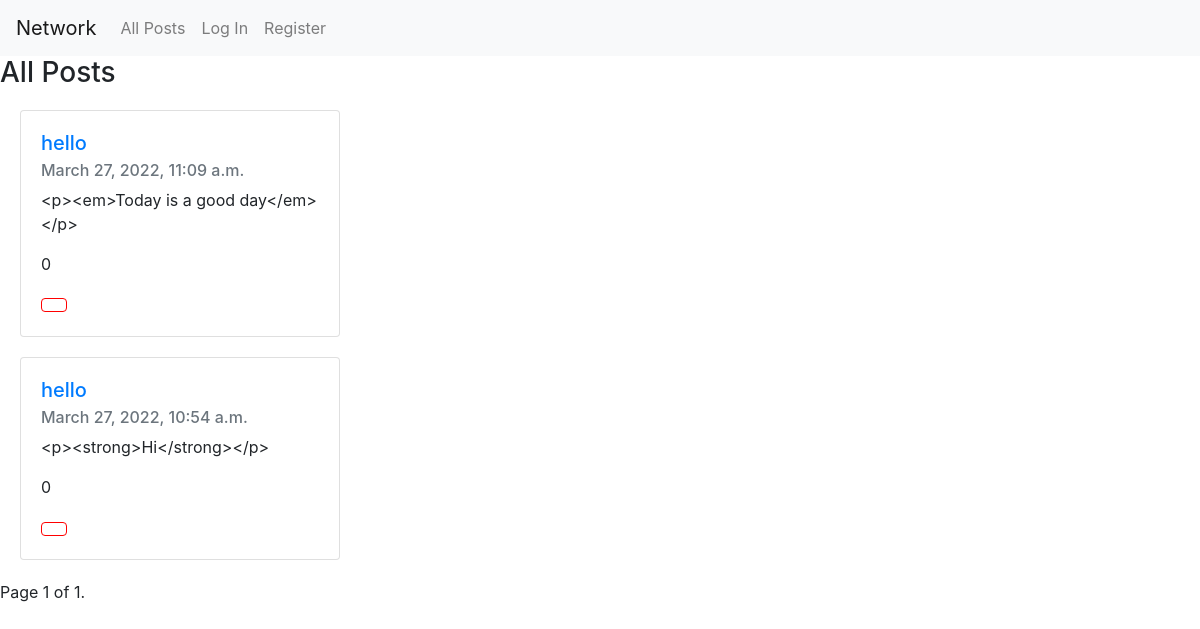
Page /all_posts on the earlier database version.
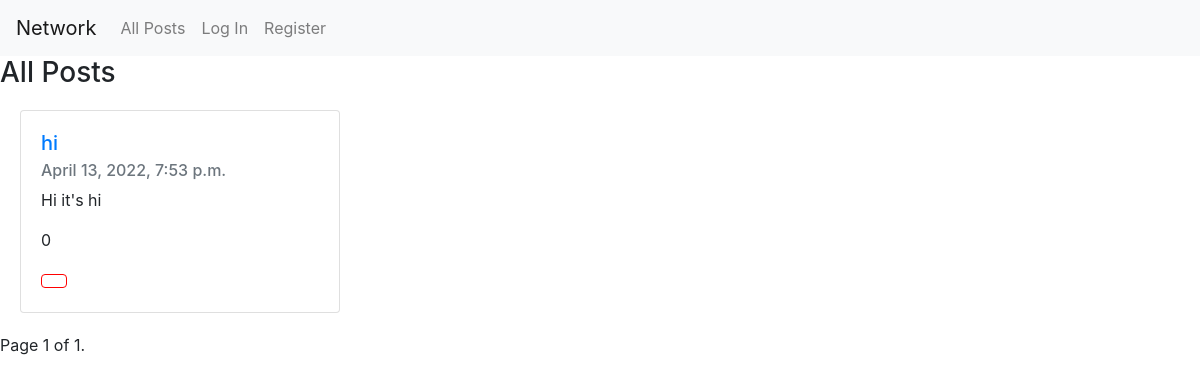
Same page on the later database version.
### network/models.py (models this page shows, shortened)
class posts(models.Model):
    created_by = models.ForeignKey(User, on_delete=models.CASCADE, related_name="posts")
    content = models.TextField(max_length=140)
    likes = models.IntegerField(default=0)
    created_at = models.DateTimeField()

class User(AbstractUser):
    pass

### network/views.py (the view, shortened to what this page needs)
# urls.py: path("all_posts", views.all_posts, name="all_posts"),
def all_posts(request):
    all_posts = posts.objects.all().order_by("-created_at")
    paginator = Paginator(all_posts, 10)
    page_number = request.GET.get("page")
    page_obj = paginator.get_page(page_number)
    return render(
        request, "network/all_posts.html", {"page_obj": page_obj, "form": postForm()}
    )

### network/templates/network/all_posts.html (shortened to what this page needs)
{% extends 'network/layout.html' %}
{% block body %}
<h3>All Posts</h3>
{% include 'network/posts.html' %}
{% endblock body %}

### network/templates/network/posts.html (shortened to what this page needs)
{% load static %}
{% for post in page_obj %}
    <div class="card" style="width: 20rem; margin: 20px; display: flexbox;">
      <div class="card-body">
        <h5 class="card-title"><a href="{% url 'profile' post.created_by.username %}">{{ post.created_by.username }}</a></h5>
        <h6 class="card-subtitle mb-2 text-muted">{{ post.created_at }}</h6>
        <p class="card-text" data-id="text-{{ post.id }}" >{{ post.content }}</p>
        <p class="card-text" data-id = "like-cnt-{{post.id}}">{{ post.likes }}</p>
        <button class="btn mr-1 d-inline-block" style="background-color:white; border-color: red;" data-id="like-btn-{{post.id}}" onclick="like('{{ post.id }}')"></button>
      </div>
    </div>
{% endfor %}
<nav aria-label="Page navigation example">
    <span class="current">
        Page {{ page_obj.number }} of {{ page_obj.paginator.num_pages }}.
    </span>
    <br>
  </nav>

Differences in the rows shown:
removed posts: created_by.username "hello", created_at "March 27, 2022, 11:09 a.m.", content "<p><em>Today is a good day</em></p>", likes "0"
removed posts: created_by.username "hello", created_at "March 27, 2022, 10:54 a.m.", content "<p><strong>Hi</strong></p>", likes "0"
added posts: created_by.username "hi", created_at "April 13, 2022, 7:53 p.m.", content "Hi it's hi", likes "0"
